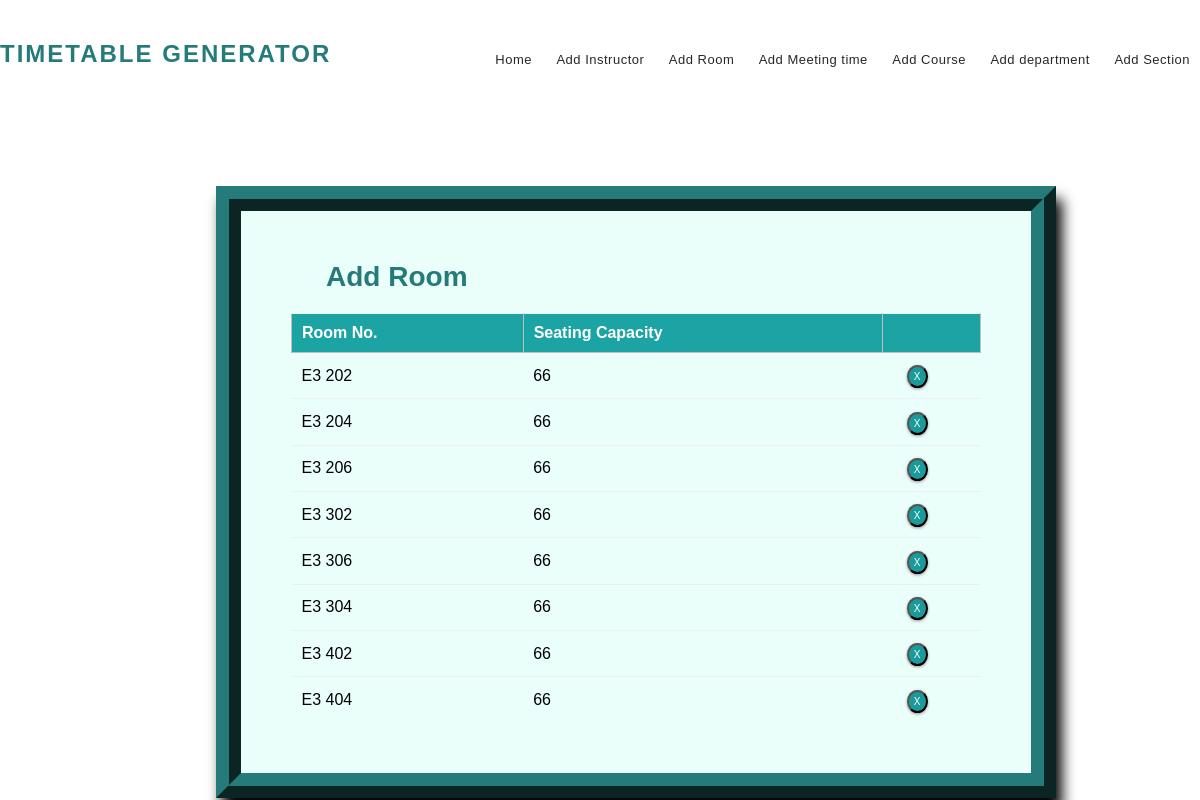
The app's page /room_list/ with its own data.
### mm1/models.py (models this page shows, shortened)
class Room(models.Model):
    r_number = models.CharField(max_length=6)
    seating_capacity = models.IntegerField(default=0)

### mm1/views.py (the view)
# urls.py: path('room_list/', views.room_list, name='editrooms'),
def room_list(request):
    context = {
        'rooms': Room.objects.all()
    }
    return render(request, 'rmlist.html', context)

### templates/rmlist.html (shortened to what this page needs)
{% extends 'base.html' %}
{% block content %}
{% load static %}
<fieldset class="fieldset">
    <a href="{% url 'addroom'%}"><h1 class="tablink" onclick="openPage('new')" id="defaultOpen">Add Room</h1></a>
    <div class="tabcontent" id="edit">
        <table class="table1">
            <thead>
            <tr class="table-headers">
            <th>Room No.</th>
            <th>Seating Capacity</th>
            <th  class="empty"></th>
            </tr>
            </thead>
            <tbody>
            {% for rm in rooms %}
            <tr>
             <td>{{rm.r_number}}</td>
             <td>{{rm.seating_capacity}}</td>
             <td class="empty">
                <form action="{% url 'deleteroom' rm.id %}" method="post">
                        <input type="submit" value="X" class="cross">
                </form>
             </td>
             </tr>
            {% endfor %}
            </tbody>
        </table>
    </div>
</fieldset>
{% endblock %}

### static/CSS/style.css (style rules this page uses)
* { margin: 0; padding: 0; box-sizing: border-box; font-family: sans-serif; }
html { scroll-behavior: smooth; }
a { text-decoration:none; }
form { margin-top: 3%; margin-left: 18%; margin-right: 12%; }
fieldset h1 { color: #257a7a; padding-bottom: 20px; margin-left: 35px; display: inline-block; cursor: pointer; font-size: 28px; }
fieldset input { padding:8px; color: #938c8c }
.table2 td, th { border: 1px solid rgb(190,190,190); padding: 10px 20px; }
.table1 { width: 100%; border-collapse: collapse; text-align: left; overflow: hidden; }
.table1 td, th { border-top: 1px solid #ECF0F1; padding: 10px; }
.table1 th { background-color: #1ca4a4; color: #fff; }
.cross { border-radius: 50%; font-size:10px; box-shadow: 0px 1px 3px 0px #9e9292; padding: 4px 5px; color: #fff; background-color: #1a9a9a; cursor: pointer; }
.fieldset { margin-top: 3%; margin-left: 18%; margin-right: 12%; padding: 50px; border-width: 25px; border-style: ridge; border-color: #257a7a; box-shadow: 6px 13px 13px 0px black; background-color: #ebfffa; }

### records on screen
Room: r_number "E3 202", seating_capacity "66"
Room: r_number "E3 204", seating_capacity "66"
Room: r_number "E3 206", seating_capacity "66"
Room: r_number "E3 302", seating_capacity "66"
Room: r_number "E3 306", seating_capacity "66"
Room: r_number "E3 304", seating_capacity "66"
Room: r_number "E3 402", seating_capacity "66"
Room: r_number "E3 404", seating_capacity "66"
